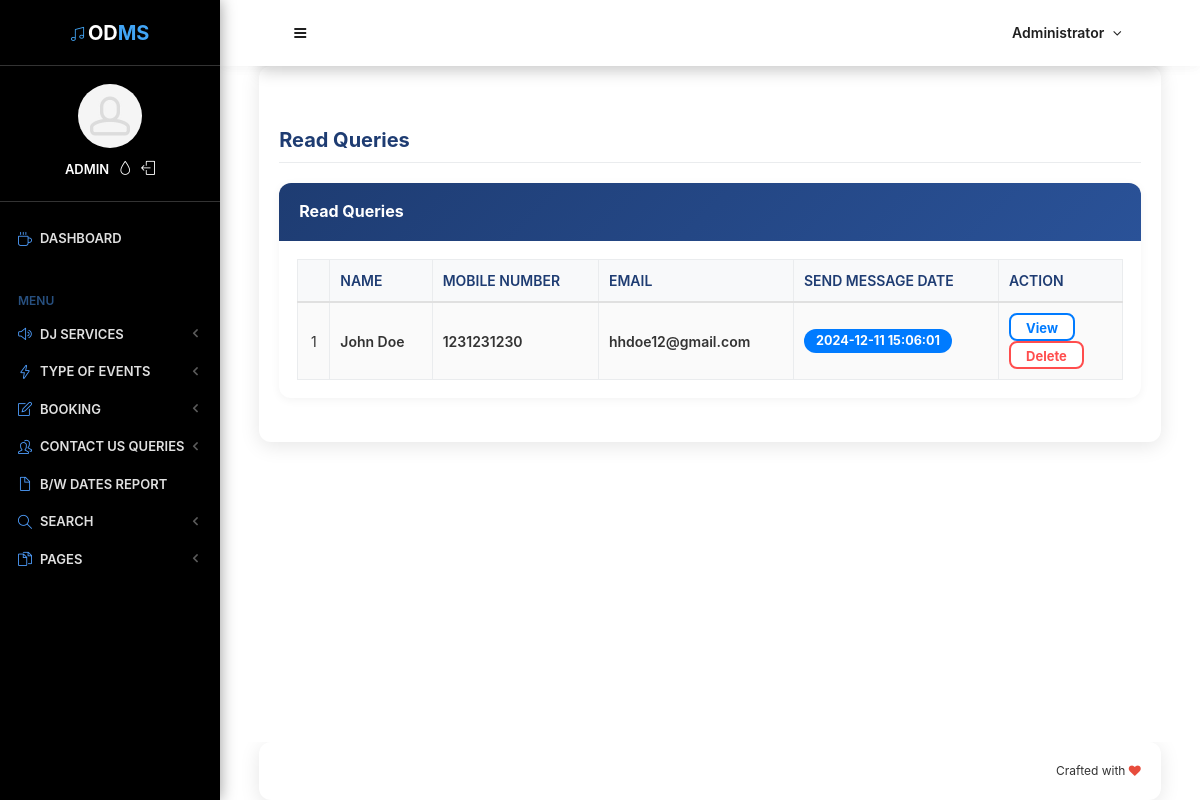
Screenshot of /odms/admin/read-queries.php (signed in) with the database file from the repository.
### tables this page shows
CREATE TABLE `tbluser` (
  `ID` int(10) NOT NULL,
  `Name` varchar(200) DEFAULT NULL,
  `MobileNumber` bigint(10) DEFAULT NULL,
  `Email` varchar(200) DEFAULT NULL,
  `Message` mediumtext DEFAULT NULL,
  `MsgDate` timestamp NULL DEFAULT current_timestamp(),
  `IsRead` int(5) DEFAULT NULL
);

### odms/admin/read-queries.php (the view, shortened to what this page needs)
<?php
if (strlen($_SESSION['odmsaid'] == 0)) {
    header('location:logout.php');
} else {
?>
    <!doctype html>
    <html lang="en" class="no-focus">
    <head>
        <link rel="stylesheet" href="assets/js/plugins/datatables/dataTables.bootstrap4.min.css">
        <link rel="stylesheet" id="css-main" href="assets/css/codebase.min.css">
    </head>
    <body>
        <div id="page-container" class="sidebar-o sidebar-inverse side-scroll page-header-fixed main-content-narrow">
            <?php include_once('includes/sidebar.php'); ?>
            <?php include_once('includes/header.php'); ?>
            <main id="main-container">
                <div class="content">
                    <h2 class="content-heading">Read Queries</h2>
                    <div class="block">
                        <div class="block-header block-header-default">
                            <h3 class="block-title">Read Queries</h3>
                        </div>
                        <div class="block-content block-content-full">
                            <table class="table table-bordered table-striped table-vcenter js-dataTable-full-pagination">
                                <thead>
                                    <tr>
                                        <th class="text-center"></th>
                                        <th class="d-none d-sm-table-cell">Name</th>
                                        <th class="d-none d-sm-table-cell">Mobile Number</th>
                                        <th class="d-none d-sm-table-cell">Email</th>
                                        <th class="d-none d-sm-table-cell">Send Message Date</th>
                                        <th class="d-none d-sm-table-cell" style="width: 15%;">Action</th>
                                    </tr>
                                </thead>
                                <tbody>
                                    <?php
                                    $sql = "SELECT * from tbluser where IsRead='1'";
                                    $query = $dbh->prepare($sql);
                                    $query->execute();
                                    $results = $query->fetchAll(PDO::FETCH_OBJ);
                                    $cnt = 1;
                                    if ($query->rowCount() > 0) {
                                        foreach ($results as $row) { ?>
                                            <tr>
                                                <td class="text-center"><?php echo htmlentities($cnt); ?></td>
                                                <td class="font-w600"><?php echo htmlentities($row->Name); ?></td>
                                                <td class="font-w600"><?php echo htmlentities($row->MobileNumber); ?></td>
                                                <td class="font-w600"><?php echo htmlentities($row->Email); ?></td>
                                                <td class="font-w600">
                                                    <span class="badge badge-primary"><?php echo htmlentities($row->MsgDate); ?></span>
                                                </td>
                                                <td class="d-none d-sm-table-cell">
                                                    <a href="view-user-queries.php?viewid=<?php echo htmlentities($row->ID); ?>" class="btn btn-info btn-sm" target="_blank">View</a>
                                                    <a href="read-queries.php?delid=<?php echo ($row->ID); ?>" onclick="return confirm('Do you really want to Delete ?');" class="btn btn-danger btn-sm">Delete</a>
                                                </td>
                                            </tr>
                                    <?php $cnt = $cnt + 1;
                                        }
                                    } ?>
                                </tbody>
                            </table>
                        </div>
                    </div>
                </div>
            </main>
            <?php include_once('includes/footer.php'); ?>
        </div>
    </body>
    </html>
<?php } ?>

### odms/admin/includes/header.php (shortened to what this page needs)
<?php
include('includes/dbconnection.php');
if (strlen($_SESSION['odmsaid']) == 0) {
    header('location:logout.php');
} else {
?>
    <header id="page-header">
        <div class="content-header" style="background-color: #1a1f2e; box-shadow: 0 0.5rem 1rem rgba(0,0,0,.15);">
            <div class="content-header-section">
                <button type="button" class="btn btn-circle btn-dual-secondary" data-toggle="layout" data-action="sidebar_toggle">
                </button>
            </div>
            <div class="content-header-section">
                <div class="btn-group" role="group">
                    <?php
                    $aid = $_SESSION['odmsaid'];
                    $sql = "SELECT AdminName from tbladmin where ID=:aid";
                    $query = $dbh->prepare($sql);
                    $query->bindParam(':aid', $aid, PDO::PARAM_STR);
                    $query->execute();
                    $results = $query->fetchAll(PDO::FETCH_OBJ);
                    if ($query->rowCount() > 0) {
                        foreach ($results as $row) {
                    ?>
                            <button type="button" class="btn btn-rounded btn-dual-secondary" id="page-header-user-dropdown" data-toggle="dropdown" aria-haspopup="true" aria-expanded="false" style="color: #e0e0e0; transition: all 0.3s ease;" onmouseover="this.style.transform='scale(1.05)'; this.style.backgroundColor='#252b3b';" onmouseout="this.style.transform='scale(1)'; this.style.backgroundColor='';">
                                <span class="d-none d-sm-inline-block"><?php echo $row->AdminName; ?></span>
                            </button>
                    <?php $cnt = $cnt + 1;
                        }
                    } ?>
                </div>
            </div>
        </div>
    </header>
<?php } ?>
<header id="page-header">
    <div class="content-header">
        <div class="content-header-section">
            <button type="button" class="btn btn-circle btn-dual-secondary" data-toggle="layout" data-action="sidebar_toggle">
                <i class="fa fa-navicon"></i>
            </button>
        </div>
        <div class="content-header-section">
            <div class="btn-group" role="group">
                <?php
                $aid = $_SESSION['odmsaid'];
                $sql = "SELECT AdminName from  tbladmin where ID=:aid";
                $query = $dbh->prepare($sql);
                $query->bindParam(':aid', $aid, PDO::PARAM_STR);
                $query->execute();
                $results = $query->fetchAll(PDO::FETCH_OBJ);
                if ($query->rowCount() > 0) {
                    foreach ($results as $row) {               ?>
                        <button type="button" class="btn btn-rounded btn-dual-secondary" id="page-header-user-dropdown" data-toggle="dropdown" aria-haspopup="true" aria-expanded="false">
                            <?php echo $row->AdminName; ?><i class="fa fa-angle-down ml-5"></i>
                        </button>
                <?php $cnt = $cnt + 1;
                    }
                } ?>
            </div>
        </div>
    </div>
</header>

### odms/admin/read-queries.php (style rules this page uses)
body { background: #ffffff; color: #333; }
#page-container { background: transparent; }
.content { background: #ffffff; border-radius: 12px; padding: 20px; box-shadow: 0 4px 20px rgba(0, 0, 0, 0.1); }
.content-heading { color: #1e3c72; font-weight: bold; margin-bottom: 20px; }
.block { background: #ffffff; border-radius: 12px; overflow: hidden; box-shadow: 0 2px 10px rgba(0, 0, 0, 0.05); }
.block-header { background: linear-gradient(135deg, #1e3c72 0%, #2a5298 100%); border-bottom: none; padding: 15px 20px; }
.block-title { color: #ffffff; font-weight: bold; }
.table { background: #ffffff; border-radius: 8px; margin-bottom: 0; }
.table thead th { background: #f8f9fa; color: #1e3c72; font-weight: 600; border-bottom: 2px solid #e0e0e0; }
.table td { vertical-align: middle; }
.badge { padding: 6px 12px; border-radius: 12px; font-weight: bold; font-size: 0.9rem; }
.badge-primary { background: #007BFF; color: #ffffff; font-weight: bold; }
.btn-info { background: #ffffff; border: 2px solid #007BFF; color: #007BFF; border-radius: 8px; padding: 5px 15px; font-weight: bold; transition: all 0.3s ease; }
.btn-danger { background: #ffffff; border: 2px solid #FF4D4D; color: #FF4D4D; border-radius: 8px; padding: 5px 15px; font-weight: bold; transition: all 0.3s ease; }

### rows the page displays
tbluser: Name "John Doe", MobileNumber "1231231230", Email "hhdoe12@gmail.com", MsgDate "2024-12-11 15:06:01"

### other values shown
$row->AdminName "Administrator"
